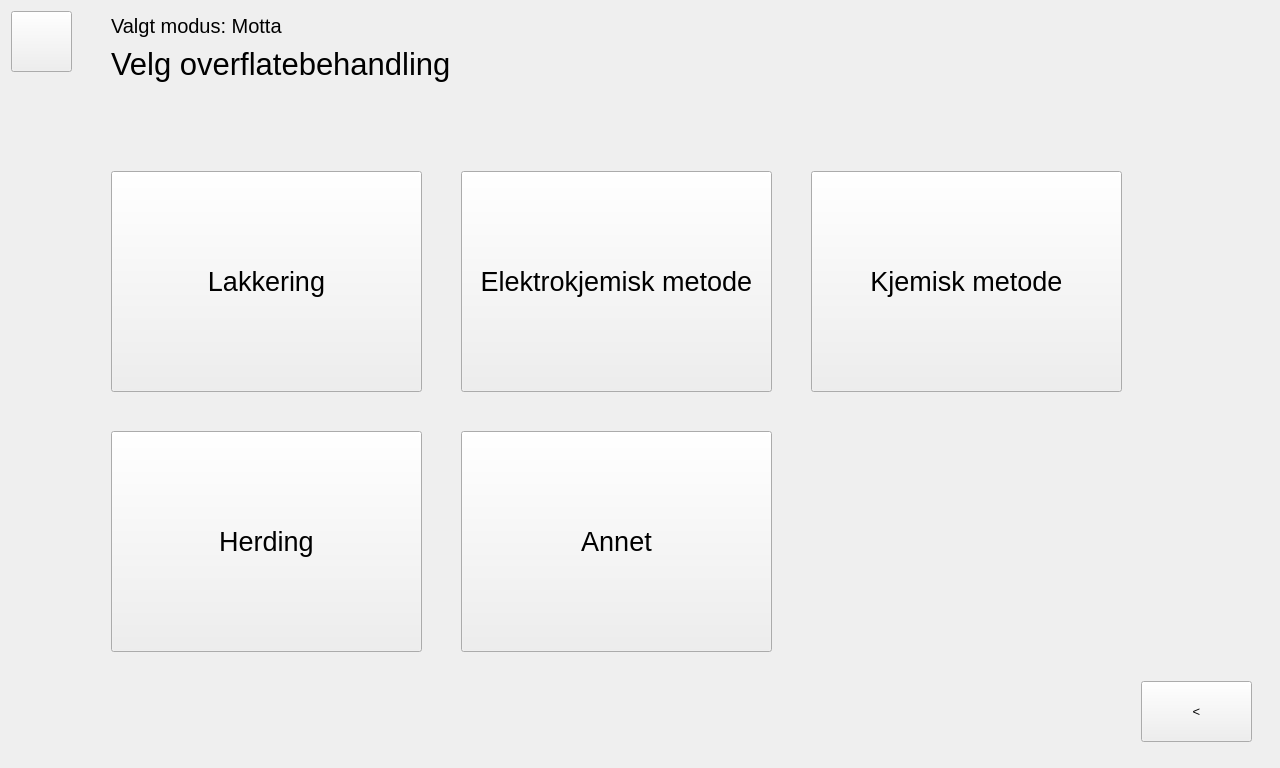
<?xml version="1.0" encoding="UTF-8"?>
<ui version="4.0">
 <class>mottar</class>
 <widget class="QWidget" name="mottar">
  <property name="geometry">
   <rect>
    <x>0</x>
    <y>0</y>
    <width>1280</width>
    <height>768</height>
   </rect>
  </property>
  <property name="windowTitle">
   <string>Form</string>
  </property>
  <layout class="QGridLayout" name="gridLayout">
   <item row="0" column="0">
    <widget class="QStackedWidget" name="stackedWidget">
     <widget class="QWidget" name="side_motta">
      <widget class="QPushButton" name="tilbake_0_motta">
       <property name="geometry">
        <rect>
         <x>1130</x>
         <y>670</y>
         <width>111</width>
         <height>61</height>
        </rect>
       </property>
       <property name="font">
        <font>
         <pointsize>10</pointsize>
        </font>
       </property>
       <property name="text">
        <string>&lt;</string>
       </property>
      </widget>
      <widget class="QWidget" name="layoutWidget">
       <property name="geometry">
        <rect>
         <x>100</x>
         <y>0</y>
         <width>341</width>
         <height>71</height>
        </rect>
       </property>
       <layout class="QGridLayout" name="modusogbehandling">
        <item row="0" column="0">
         <widget class="QLabel" name="label_2">
          <property name="font">
           <font>
            <pointsize>15</pointsize>
           </font>
          </property>
          <property name="text">
           <string>Valgt modus: Motta</string>
          </property>
         </widget>
        </item>
        <item row="1" column="0">
         <widget class="QLabel" name="label_3">
          <property name="font">
           <font>
            <pointsize>23</pointsize>
           </font>
          </property>
          <property name="text">
           <string>Velg overflatebehandling</string>
          </property>
         </widget>
        </item>
       </layout>
      </widget>
      <widget class="QPushButton" name="x_0_motta">
       <property name="geometry">
        <rect>
         <x>0</x>
         <y>0</y>
         <width>61</width>
         <height>61</height>
        </rect>
       </property>
       <property name="text">
        <string/>
       </property>
      </widget>
      <widget class="QPushButton" name="herding">
       <property name="geometry">
        <rect>
         <x>100</x>
         <y>420</y>
         <width>311</width>
         <height>221</height>
        </rect>
       </property>
       <property name="font">
        <font>
         <pointsize>20</pointsize>
        </font>
       </property>
       <property name="text">
        <string>Herding</string>
       </property>
      </widget>
      <widget class="QPushButton" name="lakkering">
       <property name="geometry">
        <rect>
         <x>100</x>
         <y>160</y>
         <width>311</width>
         <height>221</height>
        </rect>
       </property>
       <property name="font">
        <font>
         <pointsize>20</pointsize>
        </font>
       </property>
       <property name="text">
        <string>Lakkering</string>
       </property>
      </widget>
      <widget class="QPushButton" name="elektrokjemisk_metode">
       <property name="geometry">
        <rect>
         <x>450</x>
         <y>160</y>
         <width>311</width>
         <height>221</height>
        </rect>
       </property>
       <property name="font">
        <font>
         <pointsize>20</pointsize>
        </font>
       </property>
       <property name="text">
        <string>Elektrokjemisk metode</string>
       </property>
      </widget>
      <widget class="QPushButton" name="kjemisk_metode">
       <property name="geometry">
        <rect>
         <x>800</x>
         <y>160</y>
         <width>311</width>
         <height>221</height>
        </rect>
       </property>
       <property name="font">
        <font>
         <pointsize>20</pointsize>
        </font>
       </property>
       <property name="text">
        <string>Kjemisk metode</string>
       </property>
      </widget>
      <widget class="QPushButton" name="annet">
       <property name="geometry">
        <rect>
         <x>450</x>
         <y>420</y>
         <width>311</width>
         <height>221</height>
        </rect>
       </property>
       <property name="font">
        <font>
         <pointsize>20</pointsize>
        </font>
       </property>
       <property name="text">
        <string>Annet</string>
       </property>
      </widget>
      <widget class="QLabel" name="logo_tepvr_0">
       <property name="geometry">
        <rect>
         <x>780</x>
         <y>0</y>
         <width>481</width>
         <height>94</height>
        </rect>
       </property>
       <property name="text">
        <string/>
       </property>
      </widget>
     </widget>
     <widget class="QWidget" name="side_lakkering_motta">
      <widget class="QLabel" name="modus_1">
       <property name="geometry">
        <rect>
         <x>100</x>
         <y>0</y>
         <width>291</width>
         <height>51</height>
        </rect>
       </property>
       <property name="font">
        <font>
         <pointsize>15</pointsize>
        </font>
       </property>
       <property name="text">
        <string>Valgt modus: Motta | Lakkering</string>
       </property>
      </widget>
      <widget class="QPushButton" name="tilbake_1_lakk_motta">
       <property name="geometry">
        <rect>
         <x>1130</x>
         <y>670</y>
         <width>111</width>
         <height>61</height>
        </rect>
       </property>
       <property name="font">
        <font>
         <pointsize>10</pointsize>
        </font>
       </property>
       <property name="text">
        <string>&lt;</string>
       </property>
      </widget>
      <widget class="QPushButton" name="pulverlakkering">
       <property name="geometry">
        <rect>
         <x>450</x>
         <y>210</y>
         <width>311</width>
         <height>221</height>
        </rect>
       </property>
       <property name="font">
        <font>
         <pointsize>20</pointsize>
        </font>
       </property>
       <property name="text">
        <string>Pulverlakkering</string>
       </property>
      </widget>
      <widget class="QPushButton" name="vaatlakkering">
       <property name="geometry">
        <rect>
         <x>100</x>
         <y>210</y>
         <width>311</width>
         <height>221</height>
        </rect>
       </property>
       <property name="font">
        <font>
         <pointsize>20</pointsize>
        </font>
       </property>
       <property name="text">
        <string>Våtlakkering</string>
       </property>
      </widget>
      <widget class="QPushButton" name="offshore_lakkering">
       <property name="geometry">
        <rect>
         <x>800</x>
         <y>210</y>
         <width>311</width>
         <height>221</height>
        </rect>
       </property>
       <property name="font">
        <font>
         <pointsize>20</pointsize>
        </font>
       </property>
       <property name="text">
        <string>Offshore lakkering</string>
       </property>
      </widget>
      <widget class="QLabel" name="logo_tepvr_1">
       <property name="geometry">
        <rect>
         <x>780</x>
         <y>0</y>
         <width>481</width>
         <height>94</height>
        </rect>
       </property>
       <property name="text">
        <string/>
       </property>
      </widget>
     </widget>
     <widget class="QWidget" name="side_elektrokjemisk_metode_motta">
      <widget class="QLabel" name="modus_2">
       <property name="geometry">
        <rect>
         <x>90</x>
         <y>0</y>
         <width>411</width>
         <height>51</height>
        </rect>
       </property>
       <property name="font">
        <font>
         <pointsize>15</pointsize>
        </font>
       </property>
       <property name="text">
        <string>Valgt modus: Motta | Elektrokjemisk Metode</string>
       </property>
      </widget>
      <widget class="QPushButton" name="tilbake_2_elkj_motta">
       <property name="geometry">
        <rect>
         <x>1130</x>
         <y>670</y>
         <width>111</width>
         <height>61</height>
        </rect>
       </property>
       <property name="font">
        <font>
         <pointsize>10</pointsize>
        </font>
       </property>
       <property name="text">
        <string>&lt;</string>
       </property>
      </widget>
      <widget class="QPushButton" name="hardforkromming">
       <property name="geometry">
        <rect>
         <x>790</x>
         <y>130</y>
         <width>311</width>
         <height>221</height>
        </rect>
       </property>
       <property name="font">
        <font>
         <pointsize>20</pointsize>
        </font>
       </property>
       <property name="text">
        <string>Hardforkromming</string>
       </property>
      </widget>
      <widget class="QPushButton" name="elzink">
       <property name="geometry">
        <rect>
         <x>440</x>
         <y>390</y>
         <width>661</width>
         <height>221</height>
        </rect>
       </property>
       <property name="font">
        <font>
         <pointsize>20</pointsize>
        </font>
       </property>
       <property name="text">
        <string>Elektrolytisk forsinking/elzink</string>
       </property>
      </widget>
      <widget class="QPushButton" name="eloksering_alu">
       <property name="geometry">
        <rect>
         <x>90</x>
         <y>130</y>
         <width>311</width>
         <height>221</height>
        </rect>
       </property>
       <property name="font">
        <font>
         <pointsize>20</pointsize>
        </font>
       </property>
       <property name="text">
        <string>Eloksering (aluminium)</string>
       </property>
      </widget>
      <widget class="QPushButton" name="kromatering">
       <property name="geometry">
        <rect>
         <x>440</x>
         <y>130</y>
         <width>311</width>
         <height>221</height>
        </rect>
       </property>
       <property name="font">
        <font>
         <pointsize>20</pointsize>
        </font>
       </property>
       <property name="text">
        <string>Kromatering</string>
       </property>
      </widget>
      <widget class="QPushButton" name="elektrolytisk_fornikling">
       <property name="geometry">
        <rect>
         <x>90</x>
         <y>390</y>
         <width>311</width>
         <height>221</height>
        </rect>
       </property>
       <property name="font">
        <font>
         <pointsize>20</pointsize>
        </font>
       </property>
       <property name="text">
        <string>Elektrolytisk fornikling</string>
       </property>
      </widget>
      <widget class="QLabel" name="logo_tepvr_2">
       <property name="geometry">
        <rect>
         <x>780</x>
         <y>0</y>
         <width>481</width>
         <height>94</height>
        </rect>
       </property>
       <property name="text">
        <string/>
       </property>
      </widget>
     </widget>
     <widget class="QWidget" name="side_kjemisk_metode_motta">
      <widget class="QLabel" name="modus_3">
       <property name="geometry">
        <rect>
         <x>110</x>
         <y>0</y>
         <width>341</width>
         <height>51</height>
        </rect>
       </property>
       <property name="font">
        <font>
         <pointsize>15</pointsize>
        </font>
       </property>
       <property name="text">
        <string>Valgt modus: Motta | Kjemisk Metode</string>
       </property>
      </widget>
      <widget class="QPushButton" name="tilbake_3_kj_motta">
       <property name="geometry">
        <rect>
         <x>1130</x>
         <y>670</y>
         <width>111</width>
         <height>61</height>
        </rect>
       </property>
       <property name="font">
        <font>
         <pointsize>10</pointsize>
        </font>
       </property>
       <property name="text">
        <string>&lt;</string>
       </property>
      </widget>
      <widget class="QPushButton" name="syrevask">
       <property name="geometry">
        <rect>
         <x>810</x>
         <y>150</y>
         <width>311</width>
         <height>221</height>
        </rect>
       </property>
       <property name="font">
        <font>
         <pointsize>20</pointsize>
        </font>
       </property>
       <property name="text">
        <string>Syrevask</string>
       </property>
      </widget>
      <widget class="QPushButton" name="brunering">
       <property name="geometry">
        <rect>
         <x>460</x>
         <y>150</y>
         <width>311</width>
         <height>221</height>
        </rect>
       </property>
       <property name="font">
        <font>
         <pointsize>20</pointsize>
        </font>
       </property>
       <property name="text">
        <string>Brunering</string>
       </property>
      </widget>
      <widget class="QPushButton" name="galvanisering_varmforsinking">
       <property name="geometry">
        <rect>
         <x>110</x>
         <y>410</y>
         <width>661</width>
         <height>221</height>
        </rect>
       </property>
       <property name="font">
        <font>
         <pointsize>20</pointsize>
        </font>
       </property>
       <property name="text">
        <string>Galvanisering/varmforsinking</string>
       </property>
      </widget>
      <widget class="QPushButton" name="fosfatering">
       <property name="geometry">
        <rect>
         <x>110</x>
         <y>150</y>
         <width>311</width>
         <height>221</height>
        </rect>
       </property>
       <property name="font">
        <font>
         <pointsize>20</pointsize>
        </font>
       </property>
       <property name="text">
        <string>Fosfatering</string>
       </property>
      </widget>
      <widget class="QLabel" name="logo_tepvr_3">
       <property name="geometry">
        <rect>
         <x>780</x>
         <y>0</y>
         <width>481</width>
         <height>94</height>
        </rect>
       </property>
       <property name="text">
        <string/>
       </property>
      </widget>
     </widget>
     <widget class="QWidget" name="side_herding_motta">
      <widget class="QLabel" name="modus_4">
       <property name="geometry">
        <rect>
         <x>110</x>
         <y>0</y>
         <width>271</width>
         <height>51</height>
        </rect>
       </property>
       <property name="font">
        <font>
         <pointsize>15</pointsize>
        </font>
       </property>
       <property name="text">
        <string>Valgt modus: Motta | Herding</string>
       </property>
      </widget>
      <widget class="QPushButton" name="tilbake_4_herding_motta">
       <property name="geometry">
        <rect>
         <x>1130</x>
         <y>670</y>
         <width>111</width>
         <height>61</height>
        </rect>
       </property>
       <property name="font">
        <font>
         <pointsize>10</pointsize>
        </font>
       </property>
       <property name="text">
        <string>&lt;</string>
       </property>
      </widget>
      <widget class="QPushButton" name="herd_herding">
       <property name="geometry">
        <rect>
         <x>110</x>
         <y>180</y>
         <width>311</width>
         <height>221</height>
        </rect>
       </property>
       <property name="font">
        <font>
         <pointsize>20</pointsize>
        </font>
       </property>
       <property name="text">
        <string>Herding</string>
       </property>
      </widget>
      <widget class="QPushButton" name="nitrering">
       <property name="geometry">
        <rect>
         <x>810</x>
         <y>180</y>
         <width>311</width>
         <height>221</height>
        </rect>
       </property>
       <property name="font">
        <font>
         <pointsize>20</pointsize>
        </font>
       </property>
       <property name="text">
        <string>Nitrering</string>
       </property>
      </widget>
      <widget class="QPushButton" name="sett_herding">
       <property name="geometry">
        <rect>
         <x>460</x>
         <y>180</y>
         <width>311</width>
         <height>221</height>
        </rect>
       </property>
       <property name="font">
        <font>
         <pointsize>20</pointsize>
        </font>
       </property>
       <property name="text">
        <string>Sett-herding</string>
       </property>
      </widget>
      <widget class="QPushButton" name="plasma_nitrering">
       <property name="geometry">
        <rect>
         <x>110</x>
         <y>440</y>
         <width>311</width>
         <height>221</height>
        </rect>
       </property>
       <property name="font">
        <font>
         <pointsize>20</pointsize>
        </font>
       </property>
       <property name="text">
        <string>Plasma nitering</string>
       </property>
      </widget>
      <widget class="QLabel" name="logo_tepvr_4">
       <property name="geometry">
        <rect>
         <x>780</x>
         <y>0</y>
         <width>481</width>
         <height>94</height>
        </rect>
       </property>
       <property name="text">
        <string/>
       </property>
      </widget>
     </widget>
     <widget class="QWidget" name="side_annet_motta">
      <widget class="QLabel" name="modus_5">
       <property name="geometry">
        <rect>
         <x>60</x>
         <y>0</y>
         <width>261</width>
         <height>51</height>
        </rect>
       </property>
       <property name="font">
        <font>
         <pointsize>15</pointsize>
        </font>
       </property>
       <property name="text">
        <string>Valgt modus: Motta | Annet</string>
       </property>
      </widget>
      <widget class="QPushButton" name="tilbake_5_annet_motta">
       <property name="geometry">
        <rect>
         <x>1130</x>
         <y>670</y>
         <width>111</width>
         <height>61</height>
        </rect>
       </property>
       <property name="font">
        <font>
         <pointsize>10</pointsize>
        </font>
       </property>
       <property name="text">
        <string>&lt;</string>
       </property>
      </widget>
      <widget class="QPushButton" name="sandblaasing">
       <property name="geometry">
        <rect>
         <x>930</x>
         <y>100</y>
         <width>251</width>
         <height>161</height>
        </rect>
       </property>
       <property name="font">
        <font>
         <pointsize>20</pointsize>
        </font>
       </property>
       <property name="text">
        <string>Sandblåsing</string>
       </property>
      </widget>
      <widget class="QPushButton" name="traadskjaering">
       <property name="geometry">
        <rect>
         <x>350</x>
         <y>100</y>
         <width>251</width>
         <height>161</height>
        </rect>
       </property>
       <property name="font">
        <font>
         <pointsize>20</pointsize>
        </font>
       </property>
       <property name="text">
        <string>Trådskjæring</string>
       </property>
      </widget>
      <widget class="QPushButton" name="polering">
       <property name="geometry">
        <rect>
         <x>350</x>
         <y>300</y>
         <width>251</width>
         <height>161</height>
        </rect>
       </property>
       <property name="font">
        <font>
         <pointsize>20</pointsize>
        </font>
       </property>
       <property name="text">
        <string>Polering</string>
       </property>
      </widget>
      <widget class="QPushButton" name="kuleblaasing">
       <property name="geometry">
        <rect>
         <x>60</x>
         <y>300</y>
         <width>251</width>
         <height>161</height>
        </rect>
       </property>
       <property name="font">
        <font>
         <pointsize>20</pointsize>
        </font>
       </property>
       <property name="text">
        <string>Kuleblåsing</string>
       </property>
      </widget>
      <widget class="QPushButton" name="gullbelegging">
       <property name="geometry">
        <rect>
         <x>930</x>
         <y>300</y>
         <width>251</width>
         <height>161</height>
        </rect>
       </property>
       <property name="font">
        <font>
         <pointsize>20</pointsize>
        </font>
       </property>
       <property name="text">
        <string>Gullbelegging</string>
       </property>
      </widget>
      <widget class="QPushButton" name="sliping">
       <property name="geometry">
        <rect>
         <x>60</x>
         <y>100</y>
         <width>251</width>
         <height>161</height>
        </rect>
       </property>
       <property name="font">
        <font>
         <pointsize>20</pointsize>
        </font>
       </property>
       <property name="text">
        <string>Sliping</string>
       </property>
      </widget>
      <widget class="QPushButton" name="glass_blaasing">
       <property name="geometry">
        <rect>
         <x>640</x>
         <y>100</y>
         <width>251</width>
         <height>161</height>
        </rect>
       </property>
       <property name="font">
        <font>
         <pointsize>20</pointsize>
        </font>
       </property>
       <property name="text">
        <string>Glass blåsing</string>
       </property>
      </widget>
      <widget class="QPushButton" name="fortinning">
       <property name="geometry">
        <rect>
         <x>640</x>
         <y>300</y>
         <width>251</width>
         <height>161</height>
        </rect>
       </property>
       <property name="font">
        <font>
         <pointsize>20</pointsize>
        </font>
       </property>
       <property name="text">
        <string>Fortinning</string>
       </property>
      </widget>
      <widget class="QPushButton" name="elektrolytisk_polering">
       <property name="geometry">
        <rect>
         <x>500</x>
         <y>510</y>
         <width>431</width>
         <height>161</height>
        </rect>
       </property>
       <property name="font">
        <font>
         <pointsize>20</pointsize>
        </font>
       </property>
       <property name="text">
        <string>Elektrolytisk polering</string>
       </property>
      </widget>
      <widget class="QPushButton" name="forsolving_gullbelegging">
       <property name="geometry">
        <rect>
         <x>60</x>
         <y>510</y>
         <width>391</width>
         <height>161</height>
        </rect>
       </property>
       <property name="font">
        <font>
         <pointsize>20</pointsize>
        </font>
       </property>
       <property name="text">
        <string>Forsølving/Gullbelegging</string>
       </property>
      </widget>
      <widget class="QLabel" name="logo_tepvr_5">
       <property name="geometry">
        <rect>
         <x>780</x>
         <y>0</y>
         <width>481</width>
         <height>94</height>
        </rect>
       </property>
       <property name="text">
        <string/>
       </property>
      </widget>
     </widget>
    </widget>
   </item>
  </layout>
 </widget>
 <resources/>
 <connections/>
</ui>
